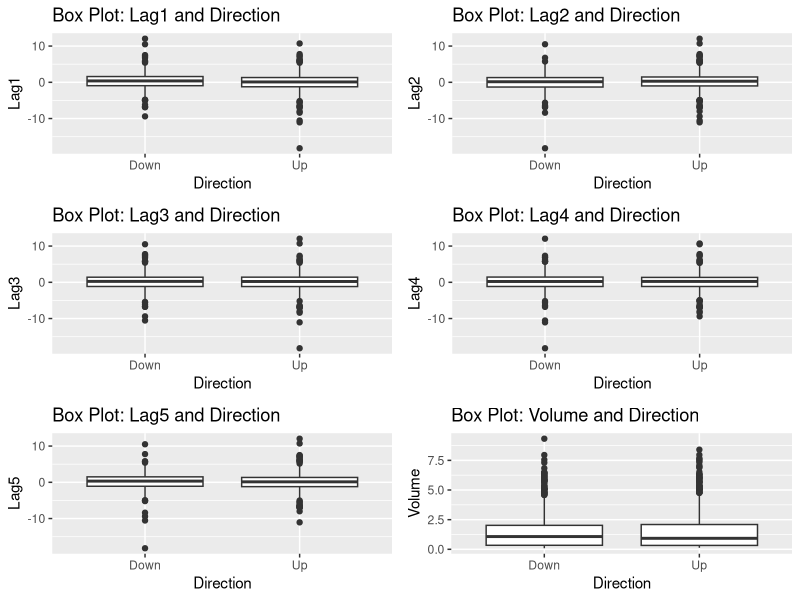
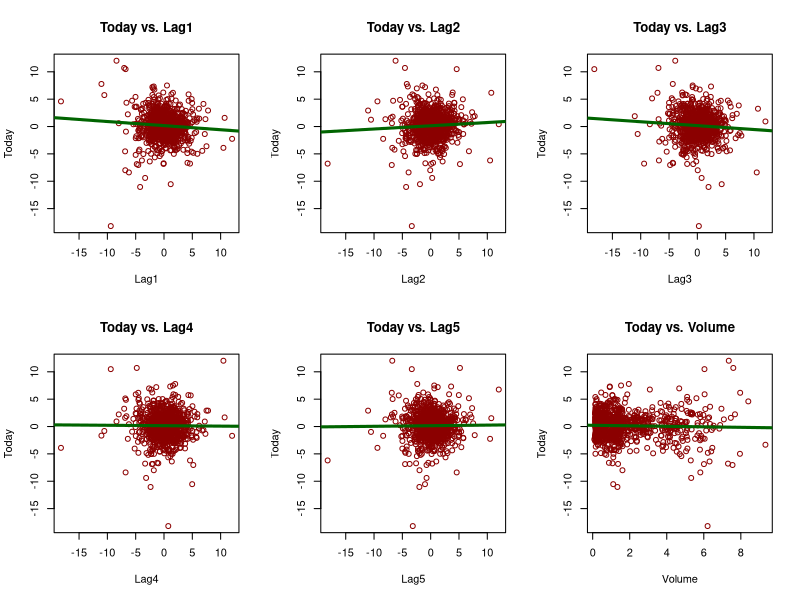
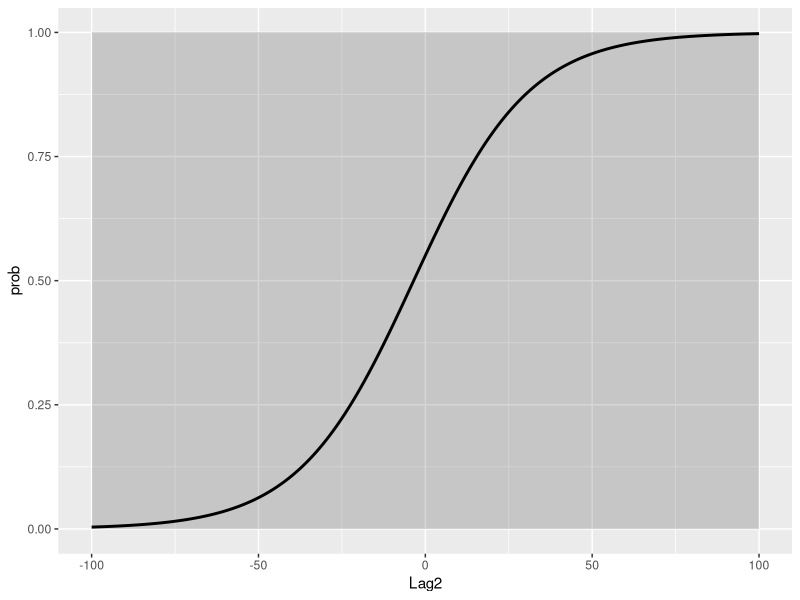
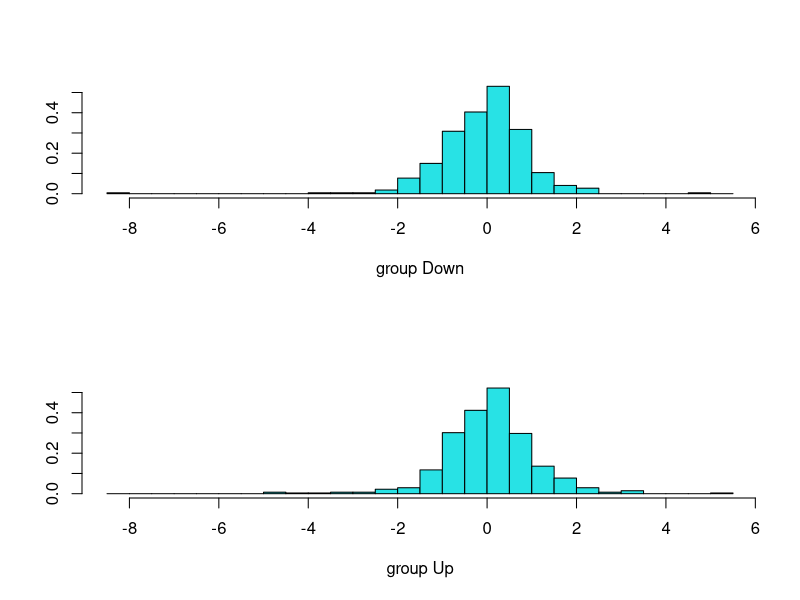
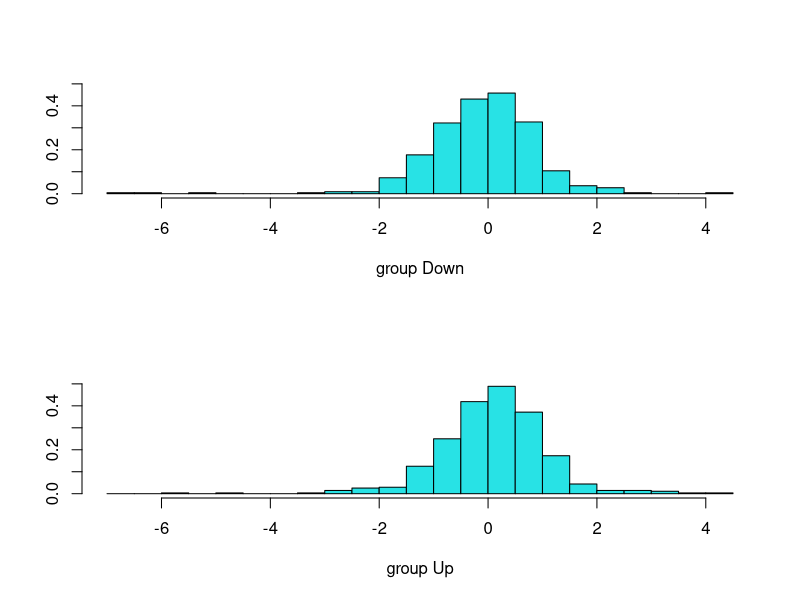
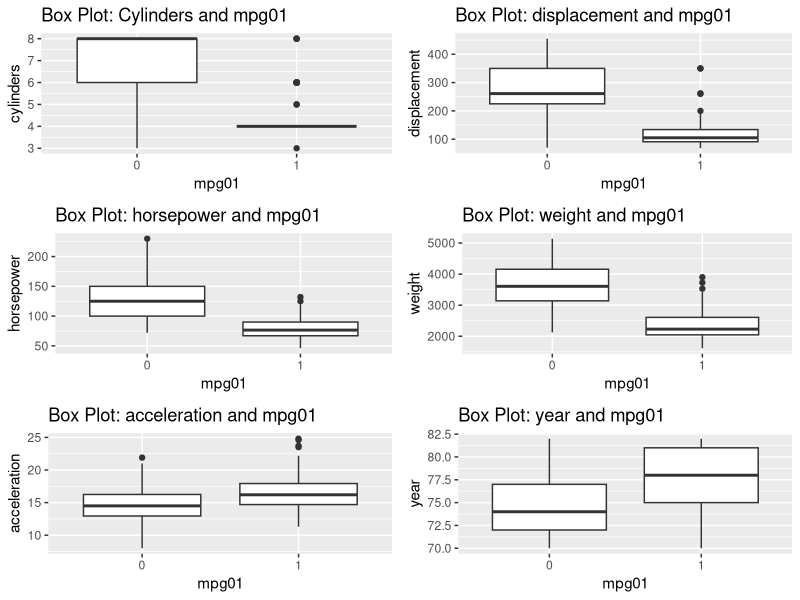
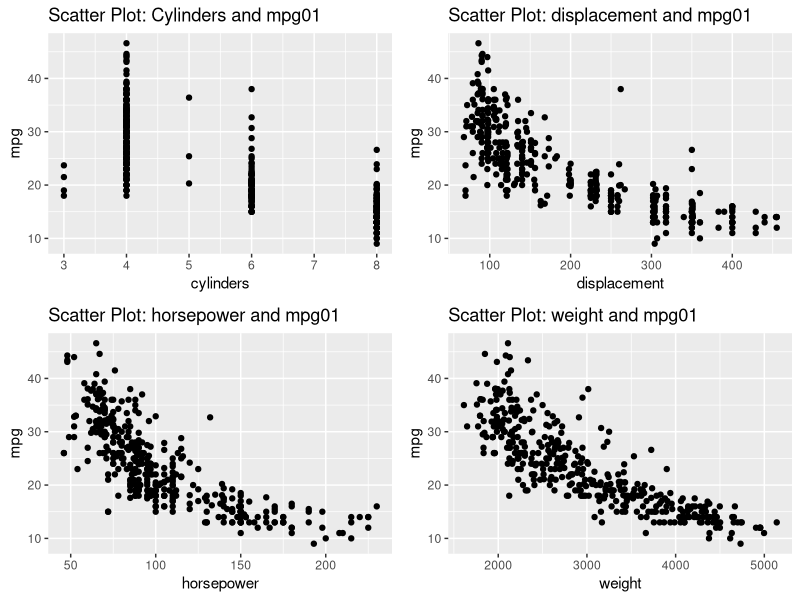
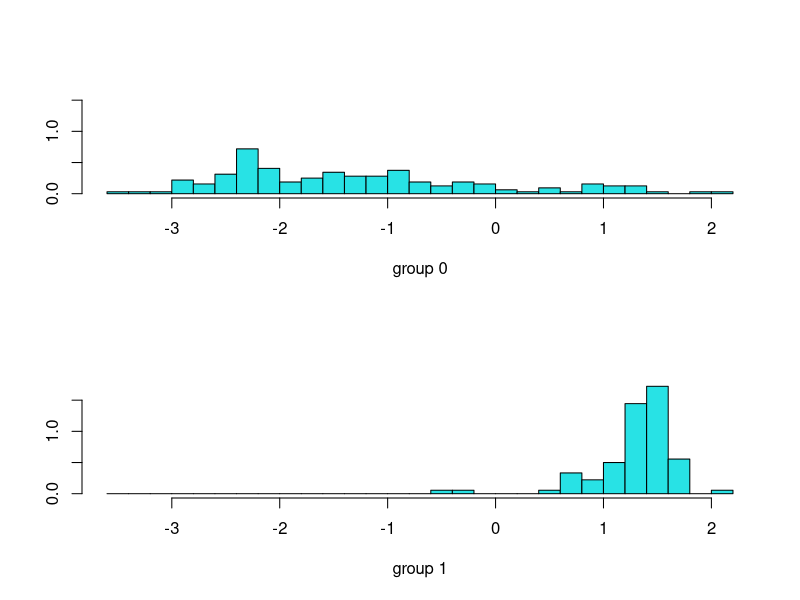

Write the R code that produced these figures, in order.

#PROBLEM 1

#store data in a variable
setwd('C:/Users/loaus/OneDrive - stevens.edu/STEVENS/Foundations of Financial Data Science/Assignment/Assignment3/HW3_data')
weekly_dir<-read.csv('Weekly.csv')
head(weekly_dir)

#exploratory data analysis
library(ggplot2)
library(gridExtra)
library(doBy)
weekly_dir$Direction<-as.factor(weekly_dir$Direction)
summary(weekly_dir)
contrasts(weekly_dir$Direction)

par(mfrow = c(2, 3))
plot1 <- ggplot(data = weekly_dir, aes(y = Lag1, x = Direction)) +
  geom_boxplot() +
  ggtitle("Box Plot: Lag1 and Direction")
plot2 <- ggplot(data = weekly_dir, aes(y = Lag2, x = Direction)) +
  geom_boxplot() +
  ggtitle("Box Plot: Lag2 and Direction")
plot3 <- ggplot(data = weekly_dir, aes(y = Lag3, x = Direction)) +
  geom_boxplot() +
  ggtitle("Box Plot: Lag3 and Direction")
plot4 <- ggplot(data = weekly_dir, aes(y = Lag4, x = Direction)) +
  geom_boxplot() +
  ggtitle("Box Plot: Lag4 and Direction")
plot5 <- ggplot(data = weekly_dir, aes(y = Lag5, x = Direction)) +
  geom_boxplot() +
  ggtitle("Box Plot: Lag5 and Direction")
plot6 <- ggplot(data = weekly_dir, aes(y = Volume, x = Direction)) +
  geom_boxplot() +
  ggtitle("Box Plot: Volume and Direction")

grid.arrange(plot1, plot2, plot3, plot4, plot5, plot6)


{par(mfrow = c(2, 3))
plot(Today ~ Lag1, col = "darkred", data = weekly_dir)
simplelm1 <- lm(Today ~ Lag1, data = weekly_dir)
abline(simplelm1, lwd = 3, col = "darkgreen")
title("Today vs. Lag1")
plot(Today ~ Lag2, col = "darkred", data = weekly_dir)
simplelm2 <- lm(Today ~ Lag2, data = weekly_dir)
abline(simplelm2, lwd = 3, col = "darkgreen")
title("Today vs. Lag2")
plot(Today ~ Lag3, col = "darkred", data = weekly_dir)
simplelm3 <- lm(Today ~ Lag3, data = weekly_dir)
abline(simplelm3, lwd = 3, col = "darkgreen")
title("Today vs. Lag3")
plot(Today ~ Lag4, col = "darkred", data = weekly_dir)
simplelm4 <- lm(Today ~ Lag4, data = weekly_dir)
abline(simplelm4, lwd = 3, col = "darkgreen")
title("Today vs. Lag4")
plot(Today ~ Lag5, col = "darkred", data = weekly_dir)
simplelm5 <- lm(Today ~ Lag5, data = weekly_dir)
abline(simplelm5, lwd = 3, col = "darkgreen")
title("Today vs. Lag5")
plot(Today ~ Volume, col = "darkred", data = weekly_dir)
simplelm6 <- lm(Today ~ Volume, data = weekly_dir)
abline(simplelm6, lwd = 3, col = "darkgreen")
title("Today vs. Volume")}

quant_analysis<-function(x){
  c(mean(x),length(x),min(x),max(x))
}

summary.Lag1.Dir<-summaryBy(Lag1~Direction, data=weekly_dir, FUN=quant_analysis)
colnames(summary.Lag1.Dir)<-c('Direction','Mean','Length','Min','Max')
summary.Lag2.Dir<-summaryBy(Lag2~Direction, data=weekly_dir, FUN=quant_analysis)
colnames(summary.Lag2.Dir)<-c('Direction','Mean','Length','Min','Max')
summary.Lag3.Dir<-summaryBy(Lag3~Direction, data=weekly_dir, FUN=quant_analysis)
colnames(summary.Lag3.Dir)<-c('Direction','Mean','Length','Min','Max')
summary.Lag4.Dir<-summaryBy(Lag4~Direction, data=weekly_dir, FUN=quant_analysis)
colnames(summary.Lag4.Dir)<-c('Direction','Mean','Length','Min','Max')
summary.Lag5.Dir<-summaryBy(Lag5~Direction, data=weekly_dir, FUN=quant_analysis)
colnames(summary.Lag5.Dir)<-c('Direction','Mean','Length','Min','Max')
summary.Volume.Dir<-summaryBy(Volume~Direction, data=weekly_dir, FUN=quant_analysis)
colnames(summary.Volume.Dir)<-c('Direction','Mean','Length','Min','Max')
summary.Lag1.Dir
summary.Lag2.Dir
summary.Lag3.Dir
summary.Lag4.Dir
summary.Lag5.Dir
summary.Volume.Dir

##Logistic regression
glm.direction.lags=glm(Direction~Lag1+Lag2+Lag3+Lag4+Lag5+Volume,data=weekly_dir,family=binomial)
summary(glm.direction.lags)
confint(glm.direction.lags)

#predicted values and performance check
glm.probs=predict(glm.direction.lags,newdata = weekly_dir, type="response")
glm.probs[1:10]
glm.pred=rep("Down",dim(weekly_dir)[1])
glm.pred[glm.probs>0.5]="Up"
summary(as.factor(glm.pred))
prediction.glm=cbind(weekly_dir,glm.pred)
colnames(prediction.glm)[10]="Direction prediction"
head(prediction.glm)

#confusion matrix
table(glm.pred,weekly_dir$Direction)
mean(glm.pred == weekly_dir$Direction)

#overall error rate
1-mean(glm.pred == weekly_dir$Direction)

#percentage of true down not identified
430/(430+54)

#percentage of true down that correctly identified
54/(430+54)

#percentage of true up that are correctly identified
557/(48+557)

#percentage of true up not correctly identified
48/(48+557)

#splitting dataset in training and test data
training=weekly_dir[1:985,]
test=weekly_dir[986:1089,]

##Logistic regression: training data
glm.fit=glm(Direction~Lag2,data=training,family=binomial)
summary(glm.fit)
confint(glm.fit)

#prediction and performance check: test data
glm.probs=predict(glm.fit,newdata = test, type="response")
glm.probs[1:10]
glm.pred=rep("Down",dim(test)[1])
glm.pred[glm.probs>0.5]="Up"
prediction.glm=cbind(test,glm.pred)
colnames(prediction.glm)[10]="Direction prediction"
head(prediction.glm)

#confusion matrix
table(glm.pred,test$Direction)
mean(glm.pred == test$Direction)

#overall error rate
Logistic.overall.er=1-mean(glm.pred == test$Direction)
Logistic.overall.er

Lag2<-seq(-100,100,0.01)
prob<-exp(glm.fit$coefficients[1]+glm.fit$coefficients[2]*Lag2)/(1+exp(glm.fit$coefficients[1]+glm.fit$coefficients[2]*Lag2))
graph<-data.frame(Lag2,prob)
ggplot(graph, aes(x=Lag2,y=prob))+
  geom_ribbon(aes(ymin=0,ymax=1),alpha=0.2)+geom_line(size=1)



##LDA
library(MASS)
lda.fit=lda(Direction~Lag2,data=training)
lda.fit
plot(lda.fit)

#prediction and performance check: test data
lda.pred=predict(lda.fit,test)
lda.class=lda.pred$class
head(lda.class)
head(lda.pred$posterior)
head(lda.pred$x)
prediction.lda=cbind(test,lda.class)
colnames(prediction.lda)[10]="Direction prediction"
head(prediction.lda)

#confusion matrix
table(lda.class ,test$Direction)
mean(lda.class == test$Direction)
sum(lda.pred$posterior [ ,1] >=.5)
sum(lda.pred$posterior [,1]<.5)

#overall error rate
LDA.overall.er=1-mean(lda.class == test$Direction)
LDA.overall.er


#QDA
qda.fit=qda(Direction~Lag2,data=training)
qda.fit

#prediction and performance check: test data
qda.pred=predict(qda.fit,test)
qda.class=qda.pred$class
head(qda.class)
head(qda.pred$posterior)
prediction.qda=cbind(test,qda.class)
colnames(prediction.qda)[10]="Direction prediction"
head(prediction.qda)

#confusion matrix
table(qda.class ,test$Direction)
mean(qda.class == test$Direction)

#overall error rate
QDA.overall.er=1-mean(qda.class == test$Direction)
QDA.overall.er

#KNN1
test.x=matrix(test$Lag2)
training.x=matrix(training$Lag2)
library(class)
knn.pred=knn(training.x, test.x, training$Direction, k=1)
prediction.knn=cbind(test,knn.pred)
colnames(prediction.knn)[10]="Direction prediction"
head(prediction.knn)

#confusion matrix
table(knn.pred ,test$Direction)
mean(knn.pred == test$Direction)

#overall error rate
KNN1.overall.er=1-mean(knn.pred == test$Direction)
KNN1.overall.er

#KNN2
test.x=matrix(test$Lag2)
training.x=matrix(training$Lag2)
library(class)
knn.pred=knn(training.x, test.x, training$Direction, k=2)
prediction.knn=cbind(test,knn.pred)
colnames(prediction.knn)[10]="Direction prediction"
head(prediction.knn)

#confusion matrix
table(knn.pred ,test$Direction)
mean(knn.pred == test$Direction)

#overall error rate
KNN2.overall.er=1-mean(knn.pred == test$Direction)
KNN2.overall.er

#KNN3
test.x=matrix(test$Lag2)
training.x=matrix(training$Lag2)
library(class)
knn.pred=knn(training.x, test.x, training$Direction, k=3)
prediction.knn=cbind(test,knn.pred)
colnames(prediction.knn)[10]="Direction prediction"
head(prediction.knn)

#confusion matrix
table(knn.pred ,test$Direction)
mean(knn.pred == test$Direction)

#overall error rate
KNN3.overall.er=1-mean(knn.pred == test$Direction)
KNN3.overall.er

#KNN4
test.x=matrix(test$Lag2)
training.x=matrix(training$Lag2)
library(class)
knn.pred=knn(training.x, test.x, training$Direction, k=4)
prediction.knn=cbind(test,knn.pred)
colnames(prediction.knn)[10]="Direction prediction"
head(prediction.knn)

#confusion matrix
table(knn.pred ,test$Direction)
mean(knn.pred == test$Direction)

#overall error rate
KNN4.overall.er=1-mean(knn.pred == test$Direction)
KNN4.overall.er

#KNN5
test.x=matrix(test$Lag2)
training.x=matrix(training$Lag2)
library(class)
knn.pred=knn(training.x, test.x, training$Direction, k=5)
prediction.knn=cbind(test,knn.pred)
colnames(prediction.knn)[10]="Direction prediction"
head(prediction.knn)

#confusion matrix
table(knn.pred ,test$Direction)
mean(knn.pred == test$Direction)

#overall error rate
KNN5.overall.er=1-mean(knn.pred == test$Direction)
KNN5.overall.er

#KNN6
test.x=matrix(test$Lag2)
training.x=matrix(training$Lag2)
library(class)
knn.pred=knn(training.x, test.x, training$Direction, k=6)
prediction.knn=cbind(test,knn.pred)
colnames(prediction.knn)[10]="Direction prediction"
head(prediction.knn)

#confusion matrix
table(knn.pred ,test$Direction)
mean(knn.pred == test$Direction)

#overall error rate
KNN6.overall.er=1-mean(knn.pred == test$Direction)
KNN6.overall.er

#KNN10
test.x=matrix(test$Lag2)
training.x=matrix(training$Lag2)
library(class)
knn.pred=knn(training.x, test.x, training$Direction, k=10)
prediction.knn=cbind(test,knn.pred)
colnames(prediction.knn)[10]="Direction prediction"
head(prediction.knn)

#confusion matrix
table(knn.pred ,test$Direction)
mean(knn.pred == test$Direction)

#overall error rate
KNN10.overall.er=1-mean(knn.pred == test$Direction)
KNN10.overall.er

#KNN20
test.x=matrix(test$Lag2)
training.x=matrix(training$Lag2)
library(class)
knn.pred=knn(training.x, test.x, training$Direction, k=20)
prediction.knn=cbind(test,knn.pred)
colnames(prediction.knn)[10]="Direction prediction"
head(prediction.knn)

#confusion matrix
table(knn.pred ,test$Direction)
mean(knn.pred == test$Direction)

#overall error rate
KNN20.overall.er=1-mean(knn.pred == test$Direction)
KNN20.overall.er

#compare results
comparison=data.frame(Logistic.overall.er,LDA.overall.er,QDA.overall.er,KNN1.overall.er,
                      KNN2.overall.er,KNN3.overall.er,KNN4.overall.er,KNN5.overall.er,
                      KNN6.overall.er,KNN10.overall.er,KNN20.overall.er)
rownames(comparison)<-'Overall error rate'
comparison


##Logistic regression: training data
glm.fit=glm(Direction~Lag1+Lag2,data=training,family=binomial)
summary(glm.fit)
confint(glm.fit)

#prediction and performance check: test data
glm.probs=predict(glm.fit,newdata = test, type="response")
glm.probs[1:10]
glm.pred=rep("Down",dim(test)[1])
glm.pred[glm.probs>0.5]="Up"
prediction.glm=cbind(test,glm.pred)
colnames(prediction.glm)[10]="Direction prediction"
head(prediction.glm)

#confusion matrix
table(glm.pred,test$Direction)
mean(glm.pred == test$Direction)

#overall error rate
1-mean(glm.pred == test$Direction)


##LDA
library(MASS)
lda.fit=lda(Direction~Lag1+Lag2,data=training)
lda.fit
plot(lda.fit)

#prediction and performance check: test data
lda.pred=predict(lda.fit,test)
lda.class=lda.pred$class
head(lda.class)
head(lda.pred$posterior)
head(lda.pred$x)
prediction.lda=cbind(test,lda.class)
colnames(prediction.lda)[10]="Direction prediction"
head(prediction.lda)

#confusion matrix
table(lda.class ,test$Direction)
mean(lda.class == test$Direction)
sum(lda.pred$posterior [ ,1] >=.5)
sum(lda.pred$posterior [,1]<.5)

#overall error rate
LDA.overall.er=1-mean(lda.class == test$Direction)
LDA.overall.er



#PROBLEM 2
data<-read.csv('Auto.csv')

#create a binary variable
data$mpg01<-0
data$mpg01[data$mpg>median(data$mpg)]<-1
data$mpg01<-as.factor(data$mpg01)
summary(data)

par(mfrow = c(2, 3))
plot1 <-ggplot(data=data, aes(y=cylinders,x= mpg01))+
  geom_boxplot()+
  ggtitle("Box Plot: Cylinders and mpg01")
plot2 <- ggplot(data=data, aes(y=displacement,x= mpg01))+
  geom_boxplot() +
  ggtitle("Box Plot: displacement and mpg01")
plot3 <- ggplot(data=data, aes(y=horsepower,x= mpg01))+
  geom_boxplot() +
  ggtitle("Box Plot: horsepower and mpg01")
plot4 <- ggplot(data=data, aes(y=weight,x= mpg01))+
  geom_boxplot() +
  ggtitle("Box Plot: weight and mpg01")
plot5 <- ggplot(data=data, aes(y=acceleration,x= mpg01))+
  geom_boxplot() +
  ggtitle("Box Plot: acceleration and mpg01")
plot6 <- ggplot(data=data, aes(y=year,x= mpg01))+
  geom_boxplot() +
  ggtitle("Box Plot: year and mpg01")

grid.arrange(plot1, plot2, plot3, plot4, plot5, plot6)

par(mfrow = c(2, 2))
plot1 <-ggplot(data=data, aes(y=mpg,x= cylinders))+
  geom_point()+
  ggtitle("Scatter Plot: Cylinders and mpg01")
plot2 <-ggplot(data=data, aes(y=mpg,x= displacement))+
  geom_point() +
  ggtitle("Scatter Plot: displacement and mpg01")
plot3 <- ggplot(data=data, aes(y=mpg,x= horsepower))+
  geom_point() +
  ggtitle("Scatter Plot: horsepower and mpg01")
plot4 <- ggplot(data=data, aes(y=mpg,x= weight))+geom_point() +
  ggtitle("Scatter Plot: weight and mpg01")

grid.arrange(plot1, plot2, plot3, plot4)

#splitting dataset in training and test data
training<-data[1:250,]
test<-data[251:392,]
test$mpg01<-as.factor(test$mpg01)
training$mpg01<-as.factor(training$mpg01)

#Logistic regression: training data
glm.mpg01=glm(mpg01~cylinders+weight+horsepower+displacement,data=training,family=binomial)
summary(glm.mpg01)
confint(glm.mpg01)

#predicted values and performance check:test data
glm.probs=predict(glm.mpg01,newdata = test, type="response")
glm.probs[1:10]
glm.pred=rep("0",dim(test)[1])
glm.pred[glm.probs>0.5]="1"
prediction.glm=cbind(test,glm.pred)
colnames(prediction.glm)[11]="mpg01 prediction"
head(prediction.glm)

#confusion matrix
table(glm.pred,test$mpg01)
mean(glm.pred == test$mpg01)

#overall error rate
1-mean(glm.pred == test$mpg01)

##LDA
library(MASS)
lda.fit=lda(mpg01~cylinders+weight+horsepower+displacement,data=training)
lda.fit
plot(lda.fit)

#prediction and performance check: test data
lda.pred=predict(lda.fit,test)
lda.class=lda.pred$class
head(lda.class)
head(lda.pred$posterior)
head(lda.pred$x)
prediction.lda=cbind(test,lda.class)
colnames(prediction.lda)[11]="mpg01 prediction"
head(prediction.lda)

#confusion matrix
table(lda.class ,test$mpg01)
mean(lda.class == test$mpg01)

#overall error rate
1-mean(lda.class == test$mpg01)

#QDA
qda.fit=qda(mpg01~cylinders+weight+horsepower+displacement,data=training)
qda.fit

#prediction and performance check: test data
qda.pred=predict(qda.fit,test)
qda.class=qda.pred$class
head(qda.class)
head(qda.pred$posterior)
prediction.qda=cbind(test,qda.class)
colnames(prediction.qda)[11]="mpg01 prediction"
head(prediction.qda)

#confusion matrix
table(qda.class ,test$mpg01)
mean(qda.class == test$mpg01)

#overall error rate
1-mean(qda.class == test$mpg01)

#KNN K=1
test.x=cbind(test$cylinders,test$weight,test$horsepower,test$displacement)
training.x=cbind(training$cylinders,training$weight,training$horsepower,training$displacement)
library(class)
knn.pred=knn(training.x, test.x, training$mpg01, k=1)
prediction.knn=cbind(test,knn.pred)
colnames(prediction.knn)[11]="mpg01 prediction"
head(prediction.knn)

#confusion matrix
table(knn.pred ,test$mpg01)
mean(knn.pred == test$mpg01)

#overall error rate
KNN1=1-mean(knn.pred == test$mpg01)


#KNN K=2
test.x=cbind(test$cylinders,test$weight,test$horsepower,test$displacement)
training.x=cbind(training$cylinders,training$weight,training$horsepower,training$displacement)
library(class)
knn.pred=knn(training.x, test.x, training$mpg01, k=2)
prediction.knn=cbind(test,knn.pred)
colnames(prediction.knn)[11]="mpg01 prediction"
head(prediction.knn)

#confusion matrix
table(knn.pred ,test$mpg01)
mean(knn.pred == test$mpg01)

#overall error rate
KNN2=1-mean(knn.pred == test$mpg01)

#KNN K=3
test.x=cbind(test$cylinders,test$weight,test$horsepower,test$displacement)
training.x=cbind(training$cylinders,training$weight,training$horsepower,training$displacement)
library(class)
knn.pred=knn(training.x, test.x, training$mpg01, k=3)
prediction.knn=cbind(test,knn.pred)
colnames(prediction.knn)[11]="mpg01 prediction"
head(prediction.knn)

#confusion matrix
table(knn.pred ,test$mpg01)
mean(knn.pred == test$mpg01)

#overall error rate
KNN3=1-mean(knn.pred == test$mpg01)

#KNN K=4
test.x=cbind(test$cylinders,test$weight,test$horsepower,test$displacement)
training.x=cbind(training$cylinders,training$weight,training$horsepower,training$displacement)
library(class)
knn.pred=knn(training.x, test.x, training$mpg01, k=4)
prediction.knn=cbind(test,knn.pred)
colnames(prediction.knn)[11]="mpg01 prediction"
head(prediction.knn)

#confusion matrix
table(knn.pred ,test$mpg01)
mean(knn.pred == test$mpg01)

#overall error rate
KNN4=1-mean(knn.pred == test$mpg01)

#KNN K=5
test.x=cbind(test$cylinders,test$weight,test$horsepower,test$displacement)
training.x=cbind(training$cylinders,training$weight,training$horsepower,training$displacement)
library(class)
knn.pred=knn(training.x, test.x, training$mpg01, k=5)
prediction.knn=cbind(test,knn.pred)
colnames(prediction.knn)[11]="mpg01 prediction"
head(prediction.knn)

#confusion matrix
table(knn.pred ,test$mpg01)
mean(knn.pred == test$mpg01)

#overall error rate
KNN5=1-mean(knn.pred == test$mpg01)

#KNN K=6
test.x=cbind(test$cylinders,test$weight,test$horsepower,test$displacement)
training.x=cbind(training$cylinders,training$weight,training$horsepower,training$displacement)
library(class)
knn.pred=knn(training.x, test.x, training$mpg01, k=6)
prediction.knn=cbind(test,knn.pred)
colnames(prediction.knn)[11]="mpg01 prediction"
head(prediction.knn)

#confusion matrix
table(knn.pred ,test$mpg01)
mean(knn.pred == test$mpg01)

#overall error rate
KNN6=1-mean(knn.pred == test$mpg01)

#KNN K=10
test.x=cbind(test$cylinders,test$weight,test$horsepower,test$displacement)
training.x=cbind(training$cylinders,training$weight,training$horsepower,training$displacement)
library(class)
knn.pred=knn(training.x, test.x, training$mpg01, k=10)
prediction.knn=cbind(test,knn.pred)
colnames(prediction.knn)[11]="mpg01 prediction"
head(prediction.knn)

#confusion matrix
table(knn.pred ,test$mpg01)
mean(knn.pred == test$mpg01)

#overall error rate
KNN10=1-mean(knn.pred == test$mpg01)

#KNN K=20
test.x=cbind(test$cylinders,test$weight,test$horsepower,test$displacement)
training.x=cbind(training$cylinders,training$weight,training$horsepower,training$displacement)
library(class)
knn.pred=knn(training.x, test.x, training$mpg01, k=20)
prediction.knn=cbind(test,knn.pred)
colnames(prediction.knn)[11]="mpg01 prediction"
head(prediction.knn)

#confusion matrix
table(knn.pred ,test$mpg01)
mean(knn.pred == test$mpg01)

#overall error rate
KNN20=1-mean(knn.pred == test$mpg01)

#compare results
data.frame(KNN1, KNN2, KNN3, KNN4, KNN5, KNN6,KNN10,KNN20,row.names='Overall error rate')


